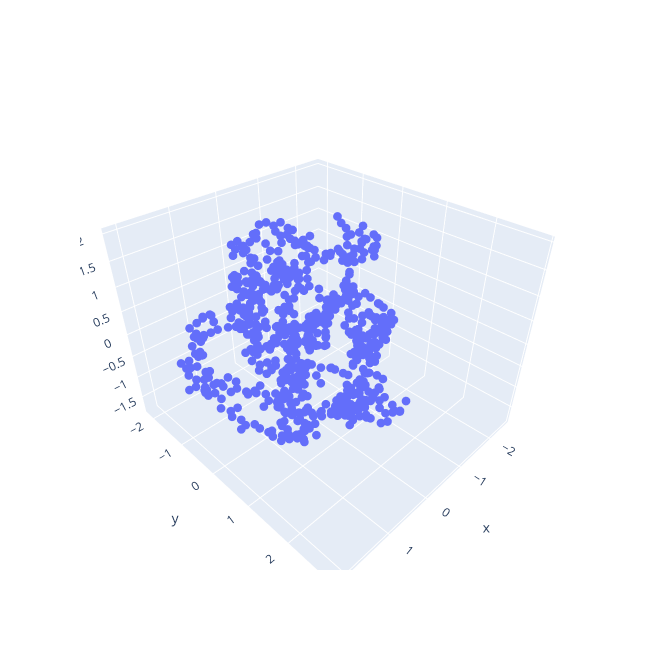

This figure's notebook cell:
### Code cell
show_scatter(original)

### Figure 1 — Plotly figure (JSON) as saved in the notebook; plotly's stock layout.template omitted (floating-point values rounded to 4 significant figures; data arrays with more than 128 entries replaced by an {"elided": "..."} marker saying what was removed)
{"data": [{"marker": {"colorscale": [[0, "#440154"], [0.1111, "#482878"], [0.2222, "#3e4989"], [0.3333, "#31688e"], [0.4444, "#26828e"], [0.5556, "#1f9e89"], [0.6667, "#35b779"], [0.7778, "#6ece58"], [0.8889, "#b5de2b"], [1, "#fde725"]], "size": 3}, "mode": "markers", "name": "coord", "type": "scatter3d", "x": {"elided": "684 float values"}, "y": {"elided": "684 float values"}, "z": {"elided": "684 float values"}}], "layout": {"autosize": false, "height": 650, "width": 650}}
